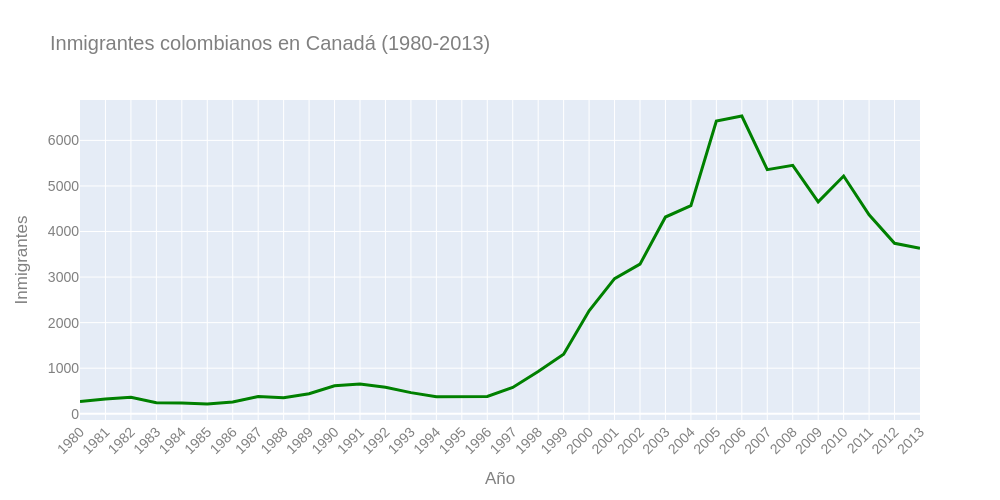

Here is the notebook cell this chart was saved with:
### Code cell
#crea grafico 
fig = px.line(datos_col, x ='Año', y='Inmigrantes', title='Inmigrantes colombianos en Canadá (1980-2013)')


#personaliza linea
fig.update_traces(line_color='green', line_width=3)

#personaliza grafico
fig.update_layout(width=1000, height=500, xaxis={'tickangle': -45}, yaxis_title='Inmigrantes', xaxis_title='Año', font_family= 'Arial',font_size=14, font_color='gray')

fig.show()

### Figure 1 — Plotly figure (JSON) as saved in the notebook; plotly's stock layout.template omitted (floating-point values rounded to 4 significant figures)
{"data": [{"hovertemplate": "Año=%{x}<br>Inmigrantes=%{y}<extra></extra>", "legendgroup": "", "line": {"color": "green", "dash": "solid", "width": 3}, "marker": {"symbol": "circle"}, "mode": "lines", "name": "", "orientation": "v", "showlegend": false, "type": "scatter", "x": ["1980", "1981", "1982", "1983", "1984", "1985", "1986", "1987", "1988", "1989", "1990", "1991", "1992", "1993", "1994", "1995", "1996", "1997", "1998", "1999", "2000", "2001", "2002", "2003", "2004", "2005", "2006", "2007", "2008", "2009", "2010", "2011", "2012", "2013"], "xaxis": "x", "y": [266, 326, 360, 244, 235, 214, 257, 376, 352, 439, 614, 652, 582, 464, 375, 371, 381, 578, 929, 1306, 2259, 2965, 3283, 4318, 4566, 6424, 6535, 5357, 5452, 4652, 5218, 4366, 3741, 3631], "yaxis": "y"}], "layout": {"font": {"color": "gray", "family": "Arial", "size": 14}, "height": 500, "legend": {"tracegroupgap": 0}, "title": {"text": "Inmigrantes colombianos en Canadá (1980-2013)"}, "width": 1000, "xaxis": {"anchor": "y", "domain": [0, 1], "tickangle": -45, "title": {"text": "Año"}}, "yaxis": {"anchor": "x", "domain": [0, 1], "title": {"text": "Inmigrantes"}}}}
